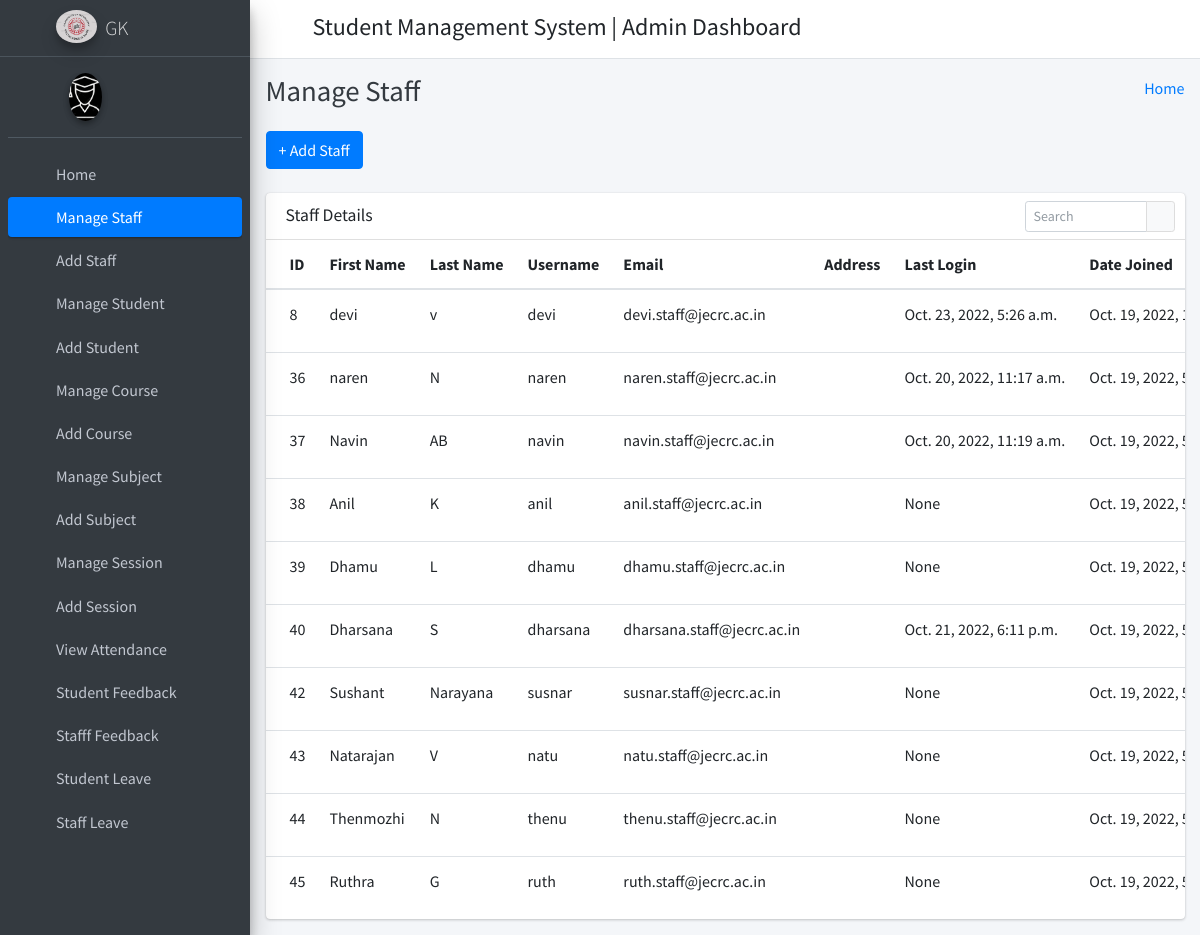
The app's page /manage_staff/ with its own data.
### student_management_app/models.py (models this page shows)
class Staffs(models.Model):
    id = models.AutoField(primary_key=True)
    admin = models.OneToOneField(CustomUser, on_delete = models.CASCADE)
    address = models.TextField()
    created_at = models.DateTimeField(auto_now_add=True)
    updated_at = models.DateTimeField(auto_now=True)
    objects = models.Manager()

class CustomUser(AbstractUser):
    HOD = '1'
    STAFF = '2'
    STUDENT = '3'
    EMAIL_TO_USER_TYPE_MAP = {
        'hod': HOD,
        'staff': STAFF,
        'student': STUDENT
    }
    user_type_data = ((HOD, "HOD"), (STAFF, "Staff"), (STUDENT, "Student"))
    user_type = models.CharField(default=1, choices=user_type_data, max_length=10)

### student_management_app/HodViews.py (the view)
# urls.py: path('manage_staff/', HodViews.manage_staff, name="manage_staff"),
def manage_staff(request):
    staffs = Staffs.objects.all()
    context = {
        "staffs": staffs
    }
    return render(request, "hod_template/manage_staff_template.html", context)

### student_management_app/templates/hod_template/manage_staff_template.html (shortened to what this page needs)
{% extends 'hod_template/base_template.html' %}
{% block page_title %}
    Manage Staff
{% endblock page_title %}
{% block main_content %}
{% load static %}
<section class="content">
        <div class="container-fluid">
            <a class="btn btn-primary" href="{% url 'add_staff' %}" role="button">+ Add Staff</a> <br/>&nbsp;
            <div class="row">
                <div class="col-md-12">
                    <div class="card">
                        <div class="card-header">
                            <h3 class="card-title">Staff Details</h3>
                            <div class="card-tools">
                            <div class="input-group input-group-sm" style="width: 150px;">
                                <input type="text" name="table_search" class="form-control float-right" placeholder="Search">
                                <div class="input-group-append">
                                <button type="submit" class="btn btn-default"><i class="fas fa-search"></i></button>
                                </div>
                            </div>
                            </div>
                        </div>
                        <div class="card-body table-responsive p-0">
                            <table class="table table-hover text-nowrap">
                            <thead>
                                <tr>
                                <th>ID</th>
                                <th>First Name</th>
                                <th>Last Name</th>
                                <th>Username</th>
                                <th>Email</th>
                                <th>Address</th>
                                <th>Last Login</th>
                                <th>Date Joined</th>
                                </tr>
                            </thead>
                            <tbody>
                                {% for staff in staffs %}
                                <tr>
                                <td>{{ staff.admin.id }}</td>
                                <td>{{ staff.admin.first_name }}</td>
                                <td>{{ staff.admin.last_name }}</td>
                                <td>{{ staff.admin.username }}</td>
                                <td>{{ staff.admin.email }}</td>
                                <td>{{ staff.address }}</td>
                                <td>{{ staff.admin.last_login }}</td>
                                <td>{{ staff.admin.date_joined }}</td>
                                </tr>
                                {% endfor %}
                            </tbody>
                            </table>
                        </div>
                        </div>
                </div>
            </div>
        </div>
      </section>
  {% endblock main_content %}

### student_management_app/templates/hod_template/base_template.html (shortened to what this page needs)
{% load static %}
<!DOCTYPE html>
<html>
<head>
  <link rel="stylesheet" href="{% static "plugins/fontawesome-free/css/all.min.css" %}">
  <link rel="stylesheet" href="https://code.ionicframework.com/ionicons/2.0.1/css/ionicons.min.css">
  <link rel="stylesheet" href="{% static 'plugins/tempusdominus-bootstrap-4/css/tempusdominus-bootstrap-4.min.css' %}">
  <link rel="stylesheet" href="{% static "plugins/icheck-bootstrap/icheck-bootstrap.min.css" %}">
  <link rel="stylesheet" href="{% static "plugins/jqvmap/jqvmap.min.css" %}">
  <link rel="stylesheet" href="{% static 'dist/css/adminlte.min.css'  %}">
  <link rel="stylesheet" href="{% static "plugins/overlayScrollbars/css/OverlayScrollbars.min.css" %}">
  <link rel="stylesheet" href="{% static "plugins/daterangepicker/daterangepicker.css" %}">
  <link rel="stylesheet" href="{% static "plugins/summernote/summernote-bs4.css" %}">
</head>
<body class="hold-transition sidebar-mini layout-fixed">
  <div class="wrapper">
    <nav class="main-header navbar navbar-expand navbar-white navbar-light">
  <ul class="navbar-nav">
        <li class="nav-item">
          <a class="nav-link" data-widget="pushmenu" href="#" role="button"><i class="fas fa-bars"></i></a>
        </li>
      </ul>
      <h4 style="margin-left: 10px; margin-top: 5px;">Student Management System | Admin Dashboard</h4>
      <ul class="navbar-nav ml-auto">
      <li class="nav-item dropdown">
        <a class="nav-link" data-toggle="dropdown" href="#" aria-expanded="false">
          <i class="fas fa-cog"></i>
        </a>
      </li>
    </ul>
    </nav>
    {% include 'hod_template/sidebar_template.html' with user=user id=id %}
    <div class="content-wrapper">
      <div class="content-header">
        <div class="container-fluid">
          <div class="row mb-2">
            <div class="col-sm-6">
              <h1 class="m-0 text-dark">
                {% block page_title %}
                {% endblock page_title %}
              </h1>
            </div>
            <div class="col-sm-6">
              <ol class="breadcrumb float-sm-right">
                <li class="breadcrumb-item"><a href="{% url 'admin_home' %}">Home</a></li>
              </ol>
            </div>
          </div>
        </div>
      </div>
      {% block main_content %}
      {% endblock main_content %}
    </div>
  </div>
</body>
</html>

### student_management_app/templates/hod_template/sidebar_template.html (shortened to what this page needs)
{% load static %}
<aside class="main-sidebar sidebar-dark-primary elevation-4">
      <a href="{% url 'student_home' %}" class="brand-link">
        <img src="{% static 'dist/img/logo1.png' %}" alt="AdminLTE Logo" class="brand-image img-circle elevation-3 ml-5"
            style="opacity: .8">
        <span class="brand-text font-weight-light">GK</span>
      </a>
      <div class="sidebar">
        <div class="user-panel mt-3 pb-3 mb-3 d-flex">
          <div class="image">
            <img src="{% static 'dist/img/logo.png' %}" class="img-circle elevation-2 ml-5" alt="User Image" style="max-width:100%;">
          </div>
          <div class="info">
          </div>
        </div>
        <nav class="mt-2">
          <ul class="nav nav-pills nav-sidebar flex-column" data-widget="treeview" role="menu" data-accordion="false">
            <li class="nav-item">
              {% url 'admin_home' as admin_home %}
              <a href="{{ admin_home }}" class="nav-link {% if request.path == admin_home %} active {% endif %}">
                <i class="nav-icon fas fa-tachometer-alt"></i>
                <p>
                  Home
                </p>
              </a>
            </li>
            <li class="nav-item">
              {% url 'manage_staff' as manage_staff %}
              {% url 'edit_staff' staff_id=id as edit_staff %}
              <a href="{{ manage_staff }}" class="nav-link {% if request.path == manage_staff %} active {% endif %} {% if request.path == edit_staff %} active {% endif %}">
                <i class="nav-icon fas fa-chalkboard-teacher"></i>
                <p>
                  Manage Staff
                </p>
              </a>
            </li>
            <li class="nav-item">
              {% url 'add_staff' as add_staff %}
              <a href="{{ add_staff }}" class="nav-link {% if request.path == add_staff %} active {% endif %}">
                <i class="nav-icon fas fa-th"></i>
                <p>
                  Add Staff
                </p>
              </a>
            </li>
            <li class="nav-item">
              {% url 'manage_student' as manage_student %}
              {% url 'edit_student' student_id=id as edit_student %}
              <a href="{{ manage_student }}" class="nav-link {% if request.path == manage_student %} active {% endif %} {% if request.path == edit_student %} active {% endif %}">
                <i class="nav-icon fas fa-user-graduate"></i>
                <p>
                  Manage Student
                </p>
              </a>
            </li>
            <li class="nav-item">
              {% url 'add_student' as add_student %}
              <a href="{{ add_student }}" class="nav-link {% if request.path == add_student %} active {% endif %}">
                <i class="nav-icon fas fa-th"></i>
                <p>
                  Add Student
                </p>
              </a>
            </li>
            <li class="nav-item">
              {% url 'manage_course' as manage_course %}
              {% url 'edit_course' course_id=id as edit_course %}
              <a href="{{ manage_course }}" class="nav-link {% if request.path == manage_course %} active {% endif %} {% if request.path == edit_course %} active {% endif %}">
                <i class="nav-icon fas fa-chalkboard"></i>
                <p>
                  Manage Course
                </p>
              </a>
            </li>
            <li class="nav-item">
            {% url 'add_course' as add_course %}
              <a href="{{ add_course }}" class="nav-link {% if request.path == add_course %} active {% endif %}">
                <i class="nav-icon fas fa-th"></i>
                <p>
                  Add Course
                </p>
              </a>
            </li>
            <li class="nav-item">
              {% url 'manage_subject' as manage_subject %}
              {% url 'edit_subject' subject_id=id as edit_subject %}
              <a href="{{ manage_subject }}" class="nav-link {% if request.path == manage_subject %} active {% endif %} {% if request.path == edit_subject %} active {% endif %}">
                <i class="nav-icon fas fa-book"></i>
                <p>
                  Manage Subject
                </p>
              </a>
            </li>
            <li class="nav-item">
              {% url 'add_subject' as add_subject %}
              <a href="{{ add_subject }}" class="nav-link {% if request.path == add_subject %} active {% endif %}">
                <i class="nav-icon fas fa-th"></i>
                <p>
                  Add Subject
                </p>
              </a>
            </li>
            <li class="nav-item">
              {% url 'manage_session' as manage_session %}
              {% url 'edit_session' session_id=id as edit_session %}
              <a href="{{ manage_session }}" class="nav-link {% if request.path == manage_session %} active {% endif %} {% if request.path == edit_session %} active {% endif %}">
                <i class="nav-icon fas fa-graduation-cap"></i>
                <p>
                  Manage Session
                </p>
              </a>
            </li>
            <li class="nav-item">
              {% url 'add_session' as add_session %}
              <a href="{{ add_session }}" class="nav-link {% if request.path == add_session %} active {% endif %}">
                <i class="nav-icon fas fa-th"></i>
                <p>
                  Add Session
                </p>
              </a>
            </li>
            <li class="nav-item">
              {% url 'admin_view_attendance' as admin_view_attendance %}
              <a href="{{ admin_view_attendance }}" class="nav-link {% if request.path == admin_view_attendance %} active {% endif %}">
                <i class="nav-icon fas fa-calendar-alt"></i>
                <p>
                  View Attendance
                </p>
              </a>
            </li>
            <li class="nav-item">
              {% url 'student_feedback_message' as student_feedback_message %}
              <a href="{{ student_feedback_message }}" class="nav-link {% if request.path == student_feedback_message %} active {% endif %}">
                <i class="nav-icon fas fa-th"></i>
                <p>
                  Student Feedback
                </p>
              </a>
            </li>
            <li class="nav-item">
              {% url 'staff_feedback_message' as staff_feedback_message %}
              <a href="{{ staff_feedback_message }}" class="nav-link {% if request.path == staff_feedback_message %} active {% endif %}">
                <i class="nav-icon fas fa-th"></i>
                <p>
                  Stafff Feedback
                </p>
              </a>
            </li>
            <li class="nav-item">
              {% url 'student_leave_view' as student_leave_view %}
              <a href="{{ student_leave_view }}" class="nav-link {% if request.path == student_leave_view %} active {% endif %}">
                <i class="nav-icon fas fa-th"></i>
                <p>
                  Student Leave
                </p>
              </a>
            </li>
            <li class="nav-item">
              {% url 'staff_leave_view' as staff_leave_view %}
              <a href="{{ staff_leave_view }}" class="nav-link {% if request.path == staff_leave_view %} active {% endif %}">
                <i class="nav-icon fas fa-th"></i>
                <p>
                  Staff Leave
                </p>
              </a>
            </li>
          </ul>
        </nav>
      </div>
    </aside>

### records on screen
Staffs: admin.id "8", admin.first_name "devi", admin.last_name "v", admin.username "devi", admin.email "devi.staff@jecrc.ac.in", admin.last_login "Oct. 23, 2022, 5:26 a.m.", admin.date_joined "Oct. 19, 2022,…"
Staffs: admin.id "36", admin.first_name "naren", admin.last_name "N", admin.username "naren", admin.email "naren.staff@jecrc.ac.in", admin.last_login "Oct. 20, 2022, 11:17 a.m.", admin.date_joined "Oct. 19, 2022,…"
Staffs: admin.id "37", admin.first_name "Navin", admin.last_name "AB", admin.username "navin", admin.email "navin.staff@jecrc.ac.in", admin.last_login "Oct. 20, 2022, 11:19 a.m.", admin.date_joined "Oct. 19, 2022,…"
Staffs: admin.id "38", admin.first_name "Anil", admin.last_name "K", admin.username "anil", admin.email "anil.staff@jecrc.ac.in", admin.last_login "None", admin.date_joined "Oct. 19, 2022,…"
Staffs: admin.id "39", admin.first_name "Dhamu", admin.last_name "L", admin.username "dhamu", admin.email "dhamu.staff@jecrc.ac.in", admin.last_login "None", admin.date_joined "Oct. 19, 2022,…"
Staffs: admin.id "40", admin.first_name "Dharsana", admin.last_name "S", admin.username "dharsana", admin.email "dharsana.staff@jecrc.ac.in", admin.last_login "Oct. 21, 2022, 6:11 p.m.", admin.date_joined "Oct. 19, 2022,…"
Staffs: admin.id "42", admin.first_name "Sushant", admin.last_name "Narayana", admin.username "susnar", admin.email "susnar.staff@jecrc.ac.in", admin.last_login "None", admin.date_joined "Oct. 19, 2022,…"
Staffs: admin.id "43", admin.first_name "Natarajan", admin.last_name "V", admin.username "natu", admin.email "natu.staff@jecrc.ac.in", admin.last_login "None", admin.date_joined "Oct. 19, 2022,…"
Staffs: admin.id "44", admin.first_name "Thenmozhi", admin.last_name "N", admin.username "thenu", admin.email "thenu.staff@jecrc.ac.in", admin.last_login "None", admin.date_joined "Oct. 19, 2022,…"
Staffs: admin.id "45", admin.first_name "Ruthra", admin.last_name "G", admin.username "ruth", admin.email "ruth.staff@jecrc.ac.in", admin.last_login "None", admin.date_joined "Oct. 19, 2022,…"
